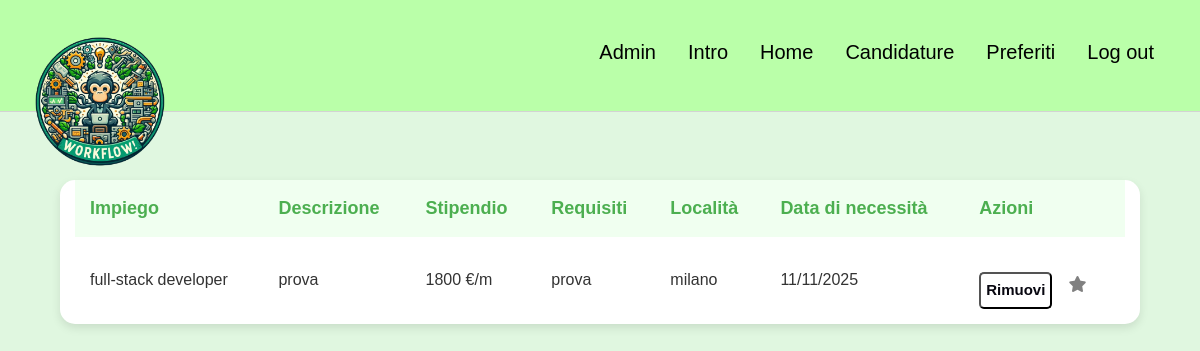
Page /home/ (signed in) on the earlier database version.
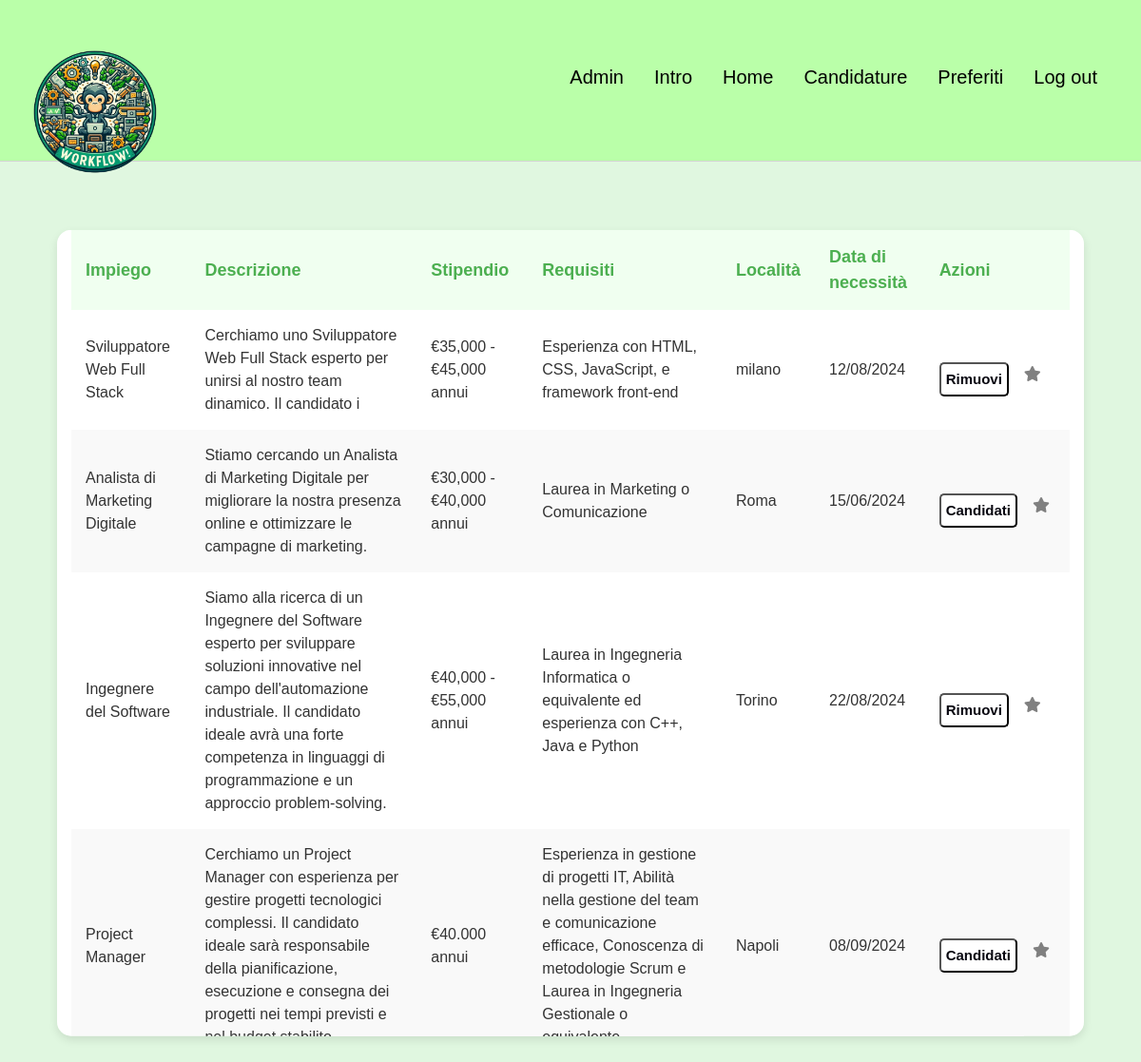
Same page on the later database version.
### myapp/models.py (models this page shows)
class Offerta(models.Model):
    id = models.AutoField(primary_key=True)
    id_datore = models.ForeignKey(Utente, on_delete=models.CASCADE , related_name='datore_offerta', null=True)
    impiego = models.CharField(max_length=40 , null=True)
    stipendio = models.CharField(max_length=40 , null=True)
    descrizione = models.CharField(max_length=500 , null=True)
    data = models.DateTimeField(null=True)
    requisiti = models.CharField(max_length=500 , null=True)
    luogo = models.CharField(max_length=150 , null=True)

### myapp/views.py (the view)
# urls.py: 2. Add a URL to urlpatterns:  path('', views.home, name='home')
def home(request):
    if request.session.get('username'):
        username = request.session['username']
        user = User.objects.get(username=username)
        utente = Utente.objects.get(user=user)
        if utente.tipo=='candidato':
            favs = Preferiti.objects.filter(id_candidato=utente)
            offerte = Offerta.objects.all()
            candidature = Candidatura.objects.filter(id_candidato=utente)
            id_cands = []
            for cand in candidature:
                for offerta in offerte:
                    if offerta.id == cand.id_offerta.id:
                        id_cands.append(cand.id_offerta.id)
            id_favs = []
            for fav in favs:
                for offerta in offerte:
                    if offerta.id == fav.id_offerta.id:
                        id_favs.append(fav.id_offerta.id)
            return render(request, 'myapp/home.html', {'tipo':utente.tipo, 'offerte': offerte, 'candidature':candidature,'favs':favs, 'id_cands': id_cands, 'id_favs':id_favs})
        else:
            offerte = Offerta.objects.filter(id_datore=utente.id)
            return render(request, 'myapp/home.html', {'tipo':utente.tipo, 'offerte': offerte})
    else:
        return redirect("login")

### myapp/templates/myapp/home.html (shortened to what this page needs)
{% extends "base.html" %}
{% block navcontent %}
    {% if tipo == 'datore' %}
        <button id="">
            <a class="a" href="/addOfferta">Aggiungi offerta</a>
        </button>
    {% elif tipo == 'candidato' %}
        <button id="">
            <a class="a" href="/preferiti">Preferiti</a>
        </button>
    {% endif %}
{% endblock %}
{% block content %}
    <div class="container">
        <table class="job-list">
            <thead>
                <tr>
                    <th>Impiego</th>
                    <th>Descrizione</th>
                    <th>Stipendio</th>
                    <th>Requisiti</th>
                    <th>Località</th>
                    <th>Data di necessità</th>
                    <th>Azioni</th>
                </tr>
            </thead>
            <tbody>
                {% for offerta in offerte %}
                <tr>
                    <td>{{ offerta.impiego }}</td>
                    <td>{{ offerta.descrizione }}</td>
                    <td>{{ offerta.stipendio }}</td>
                    <td>{{ offerta.requisiti }}</td>
                    <td>{{ offerta.luogo }}</td>
                    <td>{{ offerta.data|date:"d/m/Y" }}</td>
                    {% if tipo == 'candidato' %}
                        <td>
                            <div class="actions">
                                <form action="{% url 'candidati' offerta.id %}" method="post" class="action-form">
                                    {% if offerta.id in id_cands %}
                                        <button type="submit" class="del">Rimuovi</button>
                                    {% else %}
                                        <button type="submit" class="candidati">Candidati</button>
                                    {% endif %}
                                </form>
                                <form action="{% url 'favourite' offerta.id%}" class="action-form">
                                    <button type="submit" class="star-button">
                                        {% if offerta.id in id_favs %}
                                            <i class="fa fa-star star-icon clicked"></i>
                                        {% else %}
                                            <i class="fa fa-star star-icon"></i>
                                        {% endif %}
                                    </button>
                                </form>
                            </div>
                        </td>
                    {% endif %}
                </tr>
                {% endfor %}
            </tbody>
        </table>
    </div>
{% endblock %}

### myapp/templates/base.html (shortened to what this page needs)
<!DOCTYPE html>
<html lang="en">
<head>
    <link rel="stylesheet" href="https://cdnjs.cloudflare.com/ajax/libs/font-awesome/5.15.4/css/all.min.css">
    <link rel="stylesheet" href="https://cdn.jsdelivr.net/npm/bootstrap@4.3.1/dist/css/bootstrap.min.css">
    <link rel="stylesheet" href="https://cdnjs.cloudflare.com/ajax/libs/font-awesome/6.5.2/css/all.min.css">
    {%load static%}
    <link rel="stylesheet" href="{% static 'myapp/style.css' %}">
</head>
<body>
     <div class="navbar">
        <div class="left-nav">
            <img type="button" id="icon" src="{% static "images/logo4.png" %}" alt="Logo" >
        </div>
        <div class="right-nav" id="right-nav">
            <div id="uncollapsed">
                <button id="btn-admin">
                    <a class="a" href="/admin">Admin</a>
                </button>
                <button id="btn-intro">
                    <a class="a"href="/intro">Intro</a>
                </button>
                <button id="">
                    <a class="a" href="/home">Home</a>
                </button>
                <button id="">
                    <a class="a" href="/candidature">Candidature</a>
                </button>
                {% block navcontent %}{% endblock %}
                <button id="btn-logout">
                    <a class="a-logout"href="/logout">Log out</a>
                </button>
            </div>
        </div>
    </div>
    <div class="block-content">
        {% block content %}{% endblock %}
    </div>
</body>
</html>

### myapp/static/myapp/style.css (style rules this page uses)
body { font-family: 'Arial', sans-serif; margin: 0; padding: 0; background-color: #e0f7e0; height: 100vh; color: #333; }
html, body { overflow-x: hidden; }
.job-list thead { position: sticky; top: 0; }
.container { width: 90%; max-width: 90vw; max-height:70vh; background-color: white; box-shadow: 0 4px 10px rgba(0, 0, 0, 0.1); border-radius: 15px; margin-top: 5%; overflow-y:scroll; }
.job-list { width: 100%; border-collapse: collapse; }
.job-list th, .job-list td { padding: 15px; text-align: left; }
.job-list th { background-color: #f0fff0; color: #4CAF50; font-size: 18px; }
.job-list tr:nth-child(even) { background-color: #f9f9f9; }
.candidati, .del { width: 100%; background-color: #ffffff; color: #080710; padding: 5px; font-size: 15px; font-weight: 600; border-radius: 5px; cursor: pointer; transition: all 0.3s; }
.navbar { display: flex; flex-direction: row; height: 14vh; border-bottom: 1px solid lightgrey; padding: 0 30px; align-items: center; justify-content: space-between; background-color: #baffa9; position: fixed; top: 0; left: 0; right: 0; z-index: 1000; }
.block-content { transform: translateY(15vh); }
.right-nav { display: flex; align-items: center; }
.right-nav button { background: none; border: none; cursor: pointer; transition: all 0.3s ease; color: rgb(60, 60, 60); }
#icon { position:absolute; width: 140px; top:4vh; cursor: pointer; }
#uncollapsed { display: flex; flex-direction: row; justify-content: space-between; align-items: center; }
#uncollapsed a { font-size: 20px; text-decoration:none; }
.navbar a { position: relative; display: inline-block; padding: 10px; text-decoration: none; color: #000; overflow: hidden; }
.a::before, .a::after { content: ''; position: absolute; bottom: 0; width: 0; height: 2px; background-color: rgb(41, 180, 41); transition: all 0.3s; border-radius: 1px; }
.navbar a::before { left: 50%; transform: translateX(-50%); }
.navbar a::after { right: 50%; transform: translateX(50%); }
.a-logout::before, .a-logout::after { content: ''; position: absolute; bottom: 0; width: 0; height: 2px; background-color: rgb(183, 23, 23); transition: all 0.3s; border-radius: 1px; }
.star-button { left: 80%; background-color: rgba(255, 255, 255, 0); border:none; }
.star-icon { cursor: pointer; color: grey; }
.actions { display: flex; justify-content: flex-start; gap: 10px; margin-top: 20px; }

Differences in the rows shown:
removed Offerta: impiego "full-stack developer", descrizione "prova", stipendio "1800 €/m", requisiti "prova", luogo "milano", data "11/11/2025", shows "Rimuovi"
added Offerta: impiego "Sviluppatore Web Full Stack", descrizione "Cerchiamo uno Sviluppatore Web Full Stack esperto per unirsi al nostro team dinamico. Il candidato i", stipendio "€35,000 - €45,000 annui", requisiti "Esperienza con HTML, CSS, JavaScript, e framework front-end", luogo "milano", data "12/08/2024", shows "Rimuovi"
added Offerta: impiego "Analista di Marketing Digitale", descrizione "Stiamo cercando un Analista di Marketing Digitale per migliorare la nostra presenza online e ottimizzare le campagne di marketing.", stipendio "€30,000 - €40,000 annui", requisiti "Laurea in Marketing o Comunicazione", luogo "Roma", data "15/06/2024", shows "Candidati"
added Offerta: impiego "Ingegnere del Software", descrizione "Siamo alla ricerca di un Ingegnere del Software esperto per sviluppare soluzioni innovative nel campo dell'automazione industriale. Il candidato ideale avrà una forte competenza in linguaggi di programmazione e un approccio problem-solving.", stipendio "€40,000 - €55,000 annui", requisiti "Laurea in Ingegneria Informatica o equivalente ed esperienza con C++, Java e Python", luogo "Torino", data "22/08/2024", shows "Rimuovi"
added Offerta: impiego "Project Manager", descrizione "Cerchiamo un Project Manager con esperienza per gestire progetti tecnologici complessi. Il candidato ideale sarà responsabile della pianificazione, esecuzione e consegna dei progetti nei tempi previsti e…", stipendio "€40.000 annui", requisiti "Esperienza in gestione di progetti IT, Abilità nella gestione del team e comunicazione efficace, Conoscenza di metodologie Scrum e Laurea in Ingegneria Gestionale o…", luogo "Napoli", data "08/09/2024", shows "Candidati"
